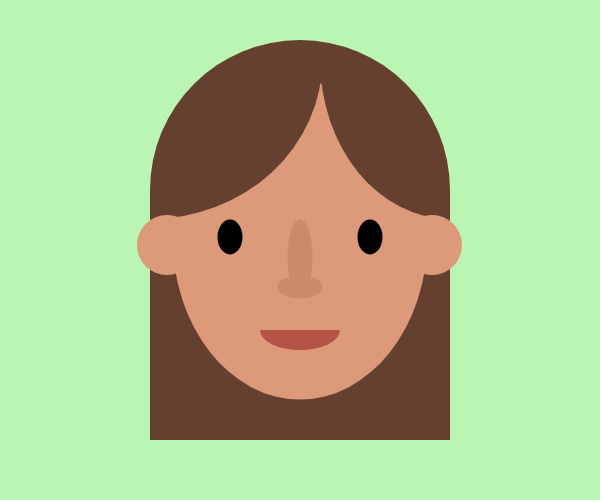
Frame 1 (no input)
Frame 60 (no input): identical to frame 1, image omitted
Frame 120 (the mouse pressed at the canvas centre since frame 60): identical to frame 1, image omitted

The p5.js sketch that drew this single still picture (run headless with seeded random() and noise() and a simulated clock; from frame 60 on, the mouse is pressed at the canvas centre):

// p5.js sketch
// ── sketch.js
// Diana Connolly
// Section C, Tuesdays at 1:30
// dconnoll@andrew.cmu.edu
// Project-01

function setup() {
    createCanvas(600, 500);
}

function draw() {
	background(187,245,180);
	


	//Hair
	fill(102, 64, 46);  
	noStroke();  
	rect(150, 40, 300, 400, 150, 150, 0, 0);

	//Face
	fill(220, 154, 122);  
	noStroke();  
	ellipse(300, 237, 255,325);

	//Right Bang
	fill(102, 64, 46);  
	noStroke();  
	arc(450, 59, 260, 320, PI/2.0, PI, OPEN);
	fill(102, 64, 46);  
	noStroke();  
	arc(320, 180, 240, 240, PI+PI/2.2, PI/8.6, OPEN);

	//Left Bang
	fill(102, 64, 46);  
	noStroke();  
	arc(150, 59, 345, 320, 0, PI/2.0, OPEN);
	fill(102, 64, 46);  
	noStroke();  
	arc(289, 180, 240, 240, PI-PI/9.8, PI+PI/1.6, OPEN);

	//Ears
	fill(220, 154, 122);  
	noStroke();  
	ellipse(167, 245, 60,60);
	fill(220, 154, 122);  
	noStroke();  
	ellipse(432, 245, 60,60);

	//Nose
	fill(205, 138, 107);  
	noStroke();  
	ellipse(300, 257, 25,75);
	fill(205, 138, 107);  
	noStroke();  
	ellipse(300, 287, 45,23);

	//Mouth
	fill(181,83,70);
	arc(300, 330, 80, 40, TWO_PI, PI, OPEN);

	//Eyes
	fill(0);  
	noStroke();  
	ellipse(230, 237, 25,35);
	ellipse(370, 237, 25,35);




}
